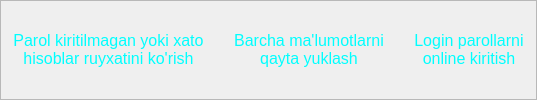
               <widget class="QFrame" name="frame_31">
                <property name="minimumSize">
                 <size>
                  <width>0</width>
                  <height>0</height>
                 </size>
                </property>
                <property name="frameShape">
                 <enum>QFrame::StyledPanel</enum>
                </property>
                <property name="frameShadow">
                 <enum>QFrame::Raised</enum>
                </property>
                <layout class="QHBoxLayout" name="horizontalLayout_10">
                 <property name="leftMargin">
                  <number>0</number>
                 </property>
                 <property name="topMargin">
                  <number>0</number>
                 </property>
                 <property name="rightMargin">
                  <number>0</number>
                 </property>
                 <property name="bottomMargin">
                  <number>0</number>
                 </property>
                 <item>
                  <widget class="QPushButton" name="pushButton_16">
                   <property name="sizePolicy">
                    <sizepolicy hsizetype="Maximum" vsizetype="Fixed">
                     <horstretch>0</horstretch>
                     <verstretch>0</verstretch>
                    </sizepolicy>
                   </property>
                   <property name="cursor">
                    <cursorShape>PointingHandCursor</cursorShape>
                   </property>
                   <property name="focusPolicy">
                    <enum>Qt::NoFocus</enum>
                   </property>
                   <property name="styleSheet">
                    <string notr="true">QPushButton{
border-radius: 10px;
padding: 10px;
font-size: 16px;
color: cyan;
border: 2px solid rgb(0,0,0,0);
}
QPushButton:hover{
background-color: rgb(40,40,60);
}
QPushButton:pressed{
	background-color: qlineargradient(spread:pad, x1:0, y1:0.227, x2:1, y2:0.739, stop:0 rgba(0, 255, 0, 255), stop:0.507389 rgba(0, 255, 255, 255), stop:1 rgba(0, 56, 255, 255));
border-color:  black;
color: black;
}</string>
                   </property>
                   <property name="text">
                    <string>Parol kiritilmagan yoki xato
hisoblar ruyxatini ko'rish</string>
                   </property>
                   <property name="icon">
                    <iconset>
                     <normaloff>icons/excel.png</normaloff>icons/excel.png</iconset>
                   </property>
                   <property name="iconSize">
                    <size>
                     <width>30</width>
                     <height>30</height>
                    </size>
                   </property>
                  </widget>
                 </item>
                 <item>
                  <widget class="QPushButton" name="pushButton_15">
                   <property name="sizePolicy">
                    <sizepolicy hsizetype="Maximum" vsizetype="Fixed">
                     <horstretch>0</horstretch>
                     <verstretch>0</verstretch>
                    </sizepolicy>
                   </property>
                   <property name="cursor">
                    <cursorShape>PointingHandCursor</cursorShape>
                   </property>
                   <property name="focusPolicy">
                    <enum>Qt::NoFocus</enum>
                   </property>
                   <property name="styleSheet">
                    <string notr="true">QPushButton{
border-radius: 10px;
padding: 10px;
font-size: 16px;
color: cyan;
border: 2px solid rgb(0,0,0,0);
}
QPushButton:hover{
background-color: rgb(40,40,60);
}
QPushButton:pressed{
	background-color: qlineargradient(spread:pad, x1:0, y1:0.227, x2:1, y2:0.739, stop:0 rgba(0, 255, 0, 255), stop:0.507389 rgba(0, 255, 255, 255), stop:1 rgba(0, 56, 255, 255));
border-color:  black;
color: black;
}</string>
                   </property>
                   <property name="text">
                    <string>Barcha ma'lumotlarni
qayta yuklash</string>
                   </property>
                   <property name="icon">
                    <iconset>
                     <normaloff>icons/refresh.png</normaloff>icons/refresh.png</iconset>
                   </property>
                   <property name="iconSize">
                    <size>
                     <width>30</width>
                     <height>30</height>
                    </size>
                   </property>
                  </widget>
                 </item>
                 <item>
                  <widget class="QPushButton" name="pushButton_17">
                   <property name="sizePolicy">
                    <sizepolicy hsizetype="Maximum" vsizetype="Fixed">
                     <horstretch>0</horstretch>
                     <verstretch>0</verstretch>
                    </sizepolicy>
                   </property>
                   <property name="cursor">
                    <cursorShape>PointingHandCursor</cursorShape>
                   </property>
                   <property name="focusPolicy">
                    <enum>Qt::NoFocus</enum>
                   </property>
                   <property name="styleSheet">
                    <string notr="true">QPushButton{
border-radius: 10px;
padding: 10px;
font-size: 16px;
color: cyan;
border: 2px solid rgb(0,0,0,0);
}
QPushButton:hover{
background-color: rgb(40,40,60);
}
QPushButton:pressed{
	background-color: qlineargradient(spread:pad, x1:0, y1:0.227, x2:1, y2:0.739, stop:0 rgba(0, 255, 0, 255), stop:0.507389 rgba(0, 255, 255, 255), stop:1 rgba(0, 56, 255, 255));
border-color:  black;
color: black;
}</string>
                   </property>
                   <property name="text">
                    <string>Login parollarni
online kiritish</string>
                   </property>
                   <property name="icon">
                    <iconset>
                     <normaloff>icons/webenter.png</normaloff>icons/webenter.png</iconset>
                   </property>
                   <property name="iconSize">
                    <size>
                     <width>30</width>
                     <height>30</height>
                    </size>
                   </property>
                  </widget>
                 </item>
                </layout>
               </widget>
